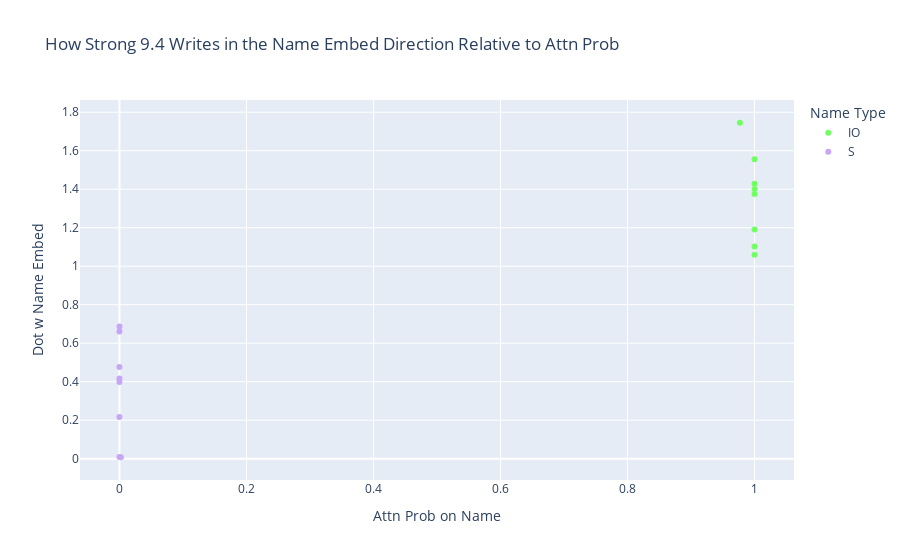

This figure's notebook cell:
### Code cell
scatter_attention_and_contribution(model, nmh_candidates[1], prompts, io_positions, s_positions, answer_residual_directions)

### Figure 1 — Plotly figure (JSON) as saved in the notebook; plotly's stock layout.template omitted (floating-point values rounded to 4 significant figures)
{"data": [{"customdata": [["When John and Mary went to the shops, John gave the bag to"], ["When John and Mary went to the shops, Mary gave the bag to"], ["When Tom and James went to the park, James gave the ball to"], ["When Tom and James went to the park, Tom gave the ball to"], ["When Dan and Sid went to the shops, Sid gave an apple to"], ["When Dan and Sid went to the shops, Dan gave an apple to"], ["After Martin and Amy went to the park, Amy gave a drink to"], ["After Martin and Amy went to the park, Martin gave a drink to"]], "hovertemplate": "Name Type=IO<br>Attn Prob on Name=%{x}<br>Dot w Name Embed=%{y}<br>text=%{customdata[0]}<extra></extra>", "legendgroup": "IO", "marker": {"color": "rgb(114,255,100)", "symbol": "circle"}, "mode": "markers", "name": "IO", "orientation": "v", "showlegend": true, "type": "scatter", "x": [1, 1.0, 1.0, 1, 1, 1, 0.9769, 1], "xaxis": "x", "y": [1.06, 1.429, 1.556, 1.191, 1.401, 1.103, 1.745, 1.375], "yaxis": "y"}, {"customdata": [["When John and Mary went to the shops, John gave the bag to"], ["When John and Mary went to the shops, Mary gave the bag to"], ["When Tom and James went to the park, James gave the ball to"], ["When Tom and James went to the park, Tom gave the ball to"], ["When Dan and Sid went to the shops, Sid gave an apple to"], ["When Dan and Sid went to the shops, Dan gave an apple to"], ["After Martin and Amy went to the park, Amy gave a drink to"], ["After Martin and Amy went to the park, Martin gave a drink to"]], "hovertemplate": "Name Type=S<br>Attn Prob on Name=%{x}<br>Dot w Name Embed=%{y}<br>text=%{customdata[0]}<extra></extra>", "legendgroup": "S", "marker": {"color": "rgb(201,165,247)", "symbol": "circle"}, "mode": "markers", "name": "S", "orientation": "v", "showlegend": true, "type": "scatter", "x": [5.999e-12, 4.781e-05, 1.462e-06, 1.682e-08, 1.266e-10, 1.632e-11, 0.002198, 2.363e-15], "xaxis": "x", "y": [0.6604, 0.6867, 0.009464, 0.2163, 0.4762, 0.3982, 0.007606, 0.4172], "yaxis": "y"}], "layout": {"legend": {"title": {"text": "Name Type"}, "tracegroupgap": 0}, "title": {"text": "How Strong 9.4 Writes in the Name Embed Direction Relative to Attn Prob"}, "xaxis": {"anchor": "y", "domain": [0, 1], "title": {"text": "Attn Prob on Name"}}, "yaxis": {"anchor": "x", "domain": [0, 1], "title": {"text": "Dot w Name Embed"}}}}
